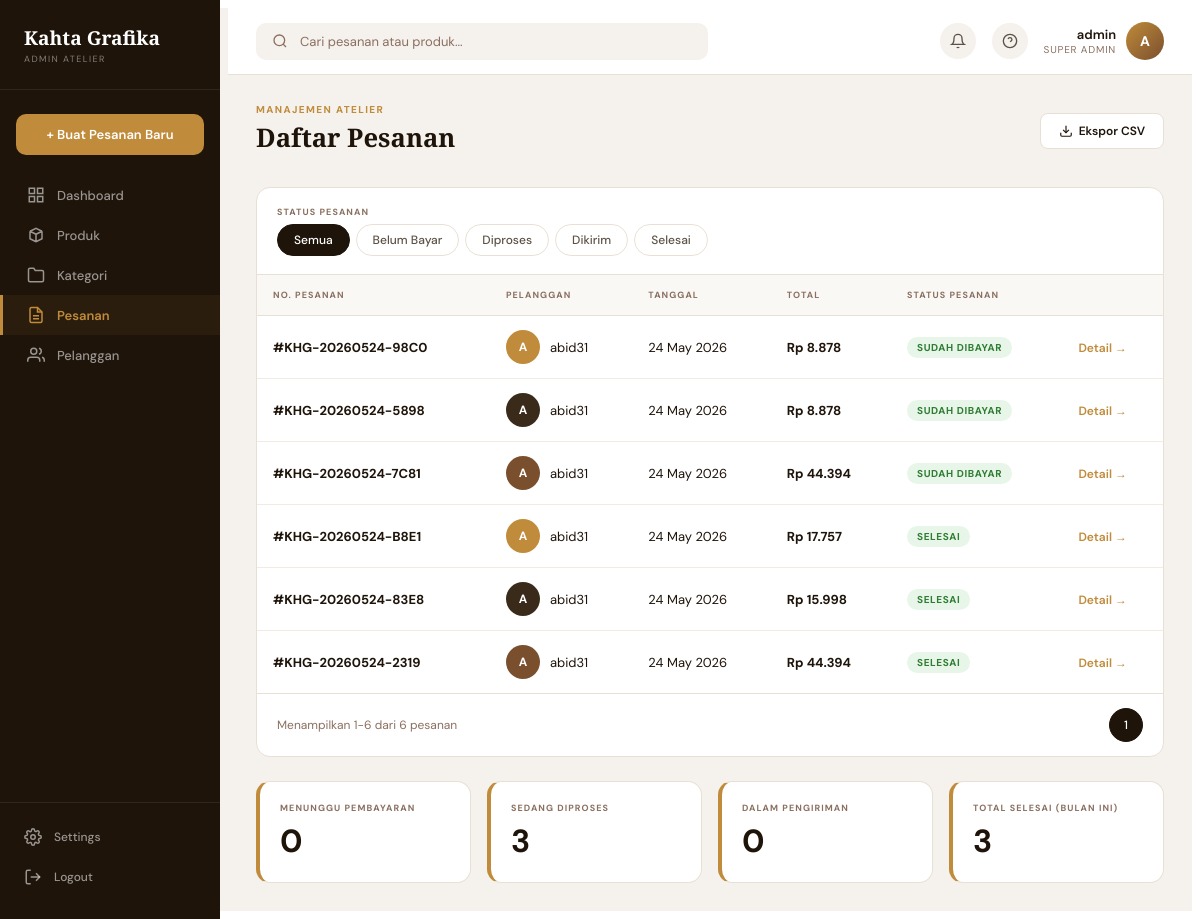
The app's page /dashboard/orders/ (signed in) with its own data.
### apps/accounts/models.py (models this page shows, shortened)
class User(AbstractUser):
    class Role(models.TextChoices):
        ADMIN = 'admin', 'Admin'
        CUSTOMER = 'customer', 'Customer'
    role = models.CharField(
        max_length=20,
        choices=Role.choices,
        default=Role.CUSTOMER,
    )
    phone_number = models.CharField(max_length=20, blank=True)
    address = models.TextField(blank=True)

### apps/orders/models.py (models this page shows, shortened)
class Order(models.Model):
    class Status(models.TextChoices):
        PENDING = 'pending', 'Menunggu Pembayaran'
        PAID = 'paid', 'Sudah Dibayar'
        PROCESSING = 'processing', 'Diproses'
        SHIPPED = 'shipped', 'Dikirim'
        DELIVERED = 'delivered', 'Selesai'
        CANCELLED = 'cancelled', 'Dibatalkan'
    class ShippingMethod(models.TextChoices):
        DELIVERY = 'delivery', 'Kirim ke Alamat'
        PICKUP = 'pickup', 'Ambil di Toko'
    order_id = models.CharField(max_length=30, unique=True, editable=False)
    user = models.ForeignKey(
        settings.AUTH_USER_MODEL,
        on_delete=models.CASCADE,
        related_name='orders'
    )
    status = models.CharField(
        max_length=20,
        choices=Status.choices,
        default=Status.PENDING
    )
    shipping_method = models.CharField(
        max_length=20,
        choices=ShippingMethod.choices,
        default=ShippingMethod.DELIVERY
    )
    recipient_name = models.CharField(max_length=150)
    phone = models.CharField(max_length=20)
    province = models.CharField(max_length=100)
    city = models.CharField(max_length=100)
    postal_code = models.CharField(max_length=10)
    address = models.TextField()
    save_address = models.BooleanField(default=False)
    subtotal = models.DecimalField(max_digits=12, decimal_places=0, default=0)
    shipping_fee = models.DecimalField(max_digits=12, decimal_places=0, default=0)
    tax = models.DecimalField(max_digits=12, decimal_places=0, default=0)
    total = models.DecimalField(max_digits=12, decimal_places=0, default=0)
    created_at = models.DateTimeField(auto_now_add=True)
    updated_at = models.DateTimeField(auto_now=True)

### apps/dashboard/views.py (the view)
# urls.py: path('orders/', views.orders_view, name='orders'),
@staff_member_required(login_url='/auth/login/')
def orders_view(request):
    status_filter = request.GET.get('status', '')
    search = request.GET.get('q', '')
    orders = Order.objects.select_related('user').order_by('-created_at')
    if status_filter:
        orders = orders.filter(status=status_filter)
    if search:
        orders = orders.filter(
            Q(order_id__icontains=search) |
            Q(user__username__icontains=search) |
            Q(recipient_name__icontains=search)
        )
    paginator = Paginator(orders, 10)
    page = paginator.get_page(request.GET.get('page'))
    summary = {
        'pending': Order.objects.filter(status='pending').count(),
        'processing': Order.objects.filter(status__in=['paid', 'processing']).count(),
        'shipped': Order.objects.filter(status='shipped').count(),
        'delivered': Order.objects.filter(status='delivered').count(),
    }
    return render(request, 'dashboard/orders.html', {
        'page_obj': page,
        'status_filter': status_filter,
        'search': search,
        'summary': summary,
    })

### apps/cart/context_processors.py (called while the page is built)
def cart_context(request):
    count = 0
    if request.user.is_authenticated:
        try:
            cart = Cart.objects.get(user=request.user)
            count = cart.item_count
        except Cart.DoesNotExist:
            pass
    return {'cart_item_count': count}

### apps/cart/models.py (called while the page is built)
    @property
    def item_count(self):
        return self.items.count()

### apps/catalog/templatetags/currency_tags.py (called while the page is built)
@register.filter(name='rupiah')
def rupiah(value):
    try:
        if value is None:
            return "Rp 0"
        val = int(float(value))
        formatted = f"{val:,}".replace(",", ".")
        return f"Rp {formatted}"
    except (ValueError, TypeError):
        return value

### templates/dashboard/orders.html (shortened to what this page needs)
{% extends 'dashboard/base_admin.html' %}
{% block content %}
<div class="adm-page-header" style="display:flex;align-items:center;justify-content:space-between;">
  <div>
    <div class="adm-page-subtitle">Manajemen Atelier</div>
    <div class="adm-page-title">Daftar Pesanan</div>
  </div>
  <a href="#" class="adm-btn">
    <svg width="14" height="14" viewBox="0 0 24 24" fill="none" stroke="currentColor" stroke-width="2"><path d="M21 15v4a2 2 0 0 1-2 2H5a2 2 0 0 1-2-2v-4"/><polyline points="7 10 12 15 17 10"/><line x1="12" y1="15" x2="12" y2="3"/></svg>
    Ekspor CSV
  </a>
</div>
<div class="adm-table-wrap">
  <div class="adm-table-toolbar" style="flex-direction:column;align-items:stretch;gap:16px;">
    <div style="display:flex;gap:16px;align-items:center;flex-wrap:wrap;">
      <div>
        <div class="adm-detail-label">Status Pesanan</div>
        <div class="adm-filter-pills" style="margin-top:6px;">
          <a href="{% url 'dashboard:orders' %}" class="adm-filter-pill {% if not status_filter %}active{% endif %}">Semua</a>
          <a href="?status=pending" class="adm-filter-pill {% if status_filter == 'pending' %}active{% endif %}">Belum Bayar</a>
          <a href="?status=processing" class="adm-filter-pill {% if status_filter == 'processing' %}active{% endif %}">Diproses</a>
          <a href="?status=shipped" class="adm-filter-pill {% if status_filter == 'shipped' %}active{% endif %}">Dikirim</a>
          <a href="?status=delivered" class="adm-filter-pill {% if status_filter == 'delivered' %}active{% endif %}">Selesai</a>
        </div>
      </div>
    </div>
  </div>
  <table class="adm-table">
    <thead>
      <tr>
        <th>No. Pesanan</th>
        <th>Pelanggan</th>
        <th>Tanggal</th>
        <th>Total</th>
        <th>Status Pesanan</th>
        <th></th>
      </tr>
    </thead>
    <tbody>
      {% for order in page_obj %}
      <tr>
        <td><strong>#{{ order.order_id }}</strong></td>
        <td>
          <div class="adm-user-cell">
            <div class="adm-avatar adm-avatar-{% cycle 'amber' 'dark' 'brown' %}">{{ order.user.username|make_list|first|upper }}</div>
            {{ order.recipient_name|default:order.user.username }}
          </div>
        </td>
        <td>{{ order.created_at|date:"d M Y" }}</td>
        <td><strong>{{ order.total|rupiah }}</strong></td>
        <td>
          <span class="adm-badge adm-badge-{{ order.status }}">{{ order.get_status_display }}</span>
        </td>
        <td><a href="{% url 'dashboard:order_detail' order.pk %}" class="adm-link">Detail →</a></td>
      </tr>
      {% empty %}
      <tr><td colspan="6" style="text-align:center;color:#8a7060;padding:32px;">Belum ada pesanan</td></tr>
      {% endfor %}
    </tbody>
  </table>
  <div class="adm-table-footer">
    <span>Menampilkan {{ page_obj.start_index|default:0 }}-{{ page_obj.end_index|default:0 }} dari {{ page_obj.paginator.count }} pesanan</span>
    <div class="adm-pagination">
      {% for num in page_obj.paginator.page_range %}
        {% if num >= page_obj.number|add:"-2" and num <= page_obj.number|add:"2" %}
          <a href="?page={{ num }}&status={{ status_filter }}" class="adm-page-link {% if num == page_obj.number %}active{% endif %}">{{ num }}</a>
        {% endif %}
      {% endfor %}
    </div>
  </div>
</div>
<div class="adm-summary-row">
  <div class="adm-summary-card">
    <div class="adm-summary-label">Menunggu Pembayaran</div>
    <div class="adm-summary-value">{{ summary.pending }}</div>
  </div>
  <div class="adm-summary-card">
    <div class="adm-summary-label">Sedang Diproses</div>
    <div class="adm-summary-value">{{ summary.processing }}</div>
  </div>
  <div class="adm-summary-card">
    <div class="adm-summary-label">Dalam Pengiriman</div>
    <div class="adm-summary-value">{{ summary.shipped }}</div>
  </div>
  <div class="adm-summary-card">
    <div class="adm-summary-label">Total Selesai (Bulan Ini)</div>
    <div class="adm-summary-value">{{ summary.delivered }}</div>
  </div>
</div>
{% endblock %}

### templates/dashboard/base_admin.html (shortened to what this page needs)
{% load static %}
<!DOCTYPE html>
<html lang="id">
<head>
  <link rel="stylesheet" href="{% static 'css/admin_dashboard.css' %}?v=2">
</head>
<body>
<div class="adm-layout">
  <aside class="adm-sidebar">
    <div class="adm-brand">
      <div class="adm-brand-name">Kahta Grafika</div>
      <div class="adm-brand-tag">Admin Atelier</div>
    </div>
    <a href="#" class="adm-cta">+ Buat Pesanan Baru</a>
    <nav class="adm-nav">
      <a href="{% url 'dashboard:index' %}" class="adm-nav-link {% if request.path == '/dashboard/' %}active{% endif %}">
        <svg viewBox="0 0 24 24" fill="none" stroke="currentColor" stroke-width="2"><rect x="3" y="3" width="7" height="7"/><rect x="14" y="3" width="7" height="7"/><rect x="3" y="14" width="7" height="7"/><rect x="14" y="14" width="7" height="7"/></svg>
        Dashboard
      </a>
      <a href="{% url 'dashboard:products' %}" class="adm-nav-link {% if '/dashboard/products' in request.path %}active{% endif %}">
        <svg viewBox="0 0 24 24" fill="none" stroke="currentColor" stroke-width="2"><path d="M20 7l-8-4-8 4m16 0l-8 4m8-4v10l-8 4m0-10L4 7m8 4v10M4 7v10l8 4"/></svg>
        Produk
      </a>
      <a href="{% url 'dashboard:categories' %}" class="adm-nav-link {% if '/dashboard/categories' in request.path %}active{% endif %}">
        <svg viewBox="0 0 24 24" fill="none" stroke="currentColor" stroke-width="2"><path d="M22 19a2 2 0 0 1-2 2H4a2 2 0 0 1-2-2V5a2 2 0 0 1 2-2h5l2 3h9a2 2 0 0 1 2 2z"/></svg>
        Kategori
      </a>
      <a href="{% url 'dashboard:orders' %}" class="adm-nav-link {% if '/dashboard/orders' in request.path %}active{% endif %}">
        <svg viewBox="0 0 24 24" fill="none" stroke="currentColor" stroke-width="2"><path d="M14 2H6a2 2 0 0 0-2 2v16a2 2 0 0 0 2 2h12a2 2 0 0 0 2-2V8z"/><polyline points="14 2 14 8 20 8"/><line x1="16" y1="13" x2="8" y2="13"/><line x1="16" y1="17" x2="8" y2="17"/></svg>
        Pesanan
      </a>
      <a href="{% url 'dashboard:customers' %}" class="adm-nav-link {% if '/dashboard/customers' in request.path %}active{% endif %}">
        <svg viewBox="0 0 24 24" fill="none" stroke="currentColor" stroke-width="2"><path d="M17 21v-2a4 4 0 0 0-4-4H5a4 4 0 0 0-4 4v2"/><circle cx="9" cy="7" r="4"/><path d="M23 21v-2a4 4 0 0 0-3-3.87"/><path d="M16 3.13a4 4 0 0 1 0 7.75"/></svg>
        Pelanggan
      </a>
    </nav>
    <div class="adm-sidebar-footer">
      <a href="#" class="adm-nav-link">
        Settings
      </a>
      <a href="{% url 'accounts:logout' %}" class="adm-nav-link">
        <svg viewBox="0 0 24 24" fill="none" stroke="currentColor" stroke-width="2"><path d="M9 21H5a2 2 0 0 1-2-2V5a2 2 0 0 1 2-2h4"/><polyline points="16 17 21 12 16 7"/><line x1="21" y1="12" x2="9" y2="12"/></svg>
        Logout
      </a>
    </div>
  </aside>
  <div class="adm-main">
    <header class="adm-topbar">
      <div class="adm-search">
        <svg width="16" height="16" viewBox="0 0 24 24" fill="none" stroke="currentColor" stroke-width="2"><circle cx="11" cy="11" r="8"/><line x1="21" y1="21" x2="16.65" y2="16.65"/></svg>
        <input type="text" placeholder="Cari pesanan atau produk...">
      </div>
      <div class="adm-topbar-actions">
        <button class="adm-topbar-icon" aria-label="Notifications">
          <svg width="16" height="16" viewBox="0 0 24 24" fill="none" stroke="currentColor" stroke-width="2"><path d="M18 8A6 6 0 0 0 6 8c0 7-3 9-3 9h18s-3-2-3-9"/><path d="M13.73 21a2 2 0 0 1-3.46 0"/></svg>
        </button>
        <button class="adm-topbar-icon" aria-label="Help">
          <svg width="16" height="16" viewBox="0 0 24 24" fill="none" stroke="currentColor" stroke-width="2"><circle cx="12" cy="12" r="10"/><path d="M9.09 9a3 3 0 0 1 5.83 1c0 2-3 3-3 3"/><line x1="12" y1="17" x2="12.01" y2="17"/></svg>
        </button>
        <div class="adm-profile">
          <div class="adm-profile-info">
            <div class="adm-profile-name">{{ request.user.get_full_name|default:request.user.username }}</div>
            <div class="adm-profile-role">Super Admin</div>
          </div>
          <div class="adm-profile-avatar">
            {{ request.user.username|make_list|first|upper }}
          </div>
        </div>
      </div>
    </header>
    <main class="adm-content">
      {% block content %}{% endblock %}
    </main>
  </div>
</div>
</body>
</html>

### records on screen
User: user.get_full_name "admin", user.username|make_list "A"
Order: order_id "KHG-20260524-98C0", user.username|make_list "A", recipient_name "abid31", created_at "24 May 2026", total|rupiah "Rp 8.878", status "SUDAH DIBAYAR"
Order: order_id "KHG-20260524-5898", user.username|make_list "A", recipient_name "abid31", created_at "24 May 2026", total|rupiah "Rp 8.878", status "SUDAH DIBAYAR"
Order: order_id "KHG-20260524-7C81", user.username|make_list "A", recipient_name "abid31", created_at "24 May 2026", total|rupiah "Rp 44.394", status "SUDAH DIBAYAR"
Order: order_id "KHG-20260524-B8E1", user.username|make_list "A", recipient_name "abid31", created_at "24 May 2026", total|rupiah "Rp 17.757", status "SELESAI"
Order: order_id "KHG-20260524-83E8", user.username|make_list "A", recipient_name "abid31", created_at "24 May 2026", total|rupiah "Rp 15.998", status "SELESAI"
Order: order_id "KHG-20260524-2319", user.username|make_list "A", recipient_name "abid31", created_at "24 May 2026", total|rupiah "Rp 44.394", status "SELESAI"

### other values on screen
{{ page_obj.start_index|default:0 }} "1"
{{ page_obj.end_index|default:0 }} "6"
{{ page_obj.paginator.count }} "6"
{{ num }} "1"
{{ summary.pending }} "0"
{{ summary.processing }} "3"
{{ summary.shipped }} "0"
{{ summary.delivered }} "3"
